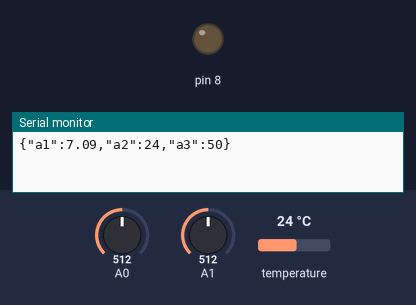
Bench run of a sketch on a simulated Arduino Uno, built with avr-gcc and run on an emulated ATmega328P. Parts: output pins drawn as LEDs (lit = HIGH), the last lines printed to the serial monitor. The test bench sets the inputs (shaded band); at power-on: A0 = 512, A1 = 512, temperature 24 °C.

Above: at 1.2 s.
1.3 s: A0 set to 715
4.4 s: A0 set to 744
At 5.7 s:
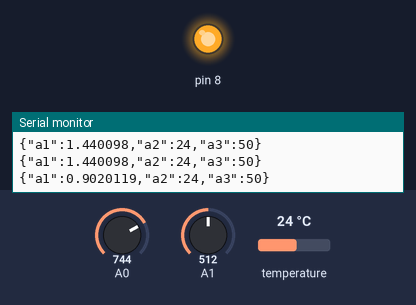
6.8 s: A0 set to 716
At 9.4 s:
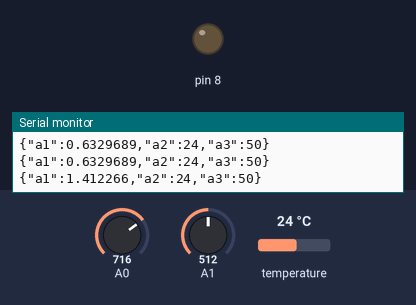
10.0 s: A0 set to 900
At 13.1 s:
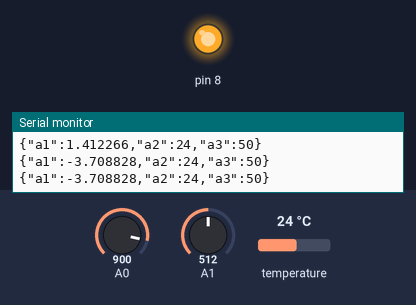
Timing chart, 0 to 14.2 s (numbered marks = the images above; inputs shaded):
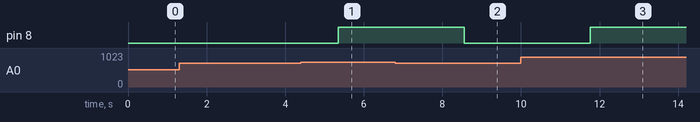

Measured:
- the behaviour switches between 730 and 731 on A0 (found by bisection; images 0 and 1)
- after the input at 4.4 s, pin 8: LOW → HIGH after 0.95 s
- after the input at 6.8 s, pin 8: HIGH → LOW after 1.8 s
- after the input at 10.0 s, pin 8: LOW → HIGH after 1.8 s

The sketch:

Smart_Water_Quality_Monitoring_ARDUINO.ino
```cpp
 //Arduino Code

#include <OneWire.h>
#include <DallasTemperature.h>
#include <ArduinoJson.h>
OneWire oneWire(2);
DallasTemperature temp_sensor(&oneWire);
float calibration_value = 21.34;
int phval = 0;
unsigned long int avgval;
int buffer_arr[10], temp;
void setup()
{
 pinMode(8, OUTPUT);
  Serial.begin(9600);
  temp_sensor.begin();
}
StaticJsonBuffer<1000> jsonBuffer;
JsonObject& root = jsonBuffer.createObject();

void loop() {


  for (int i = 0; i < 10; i++)
  {
    buffer_arr[i] = analogRead(A0);
    delay(30);
  }
  for (int i = 0; i < 9; i++)
  {
    for (int j = i + 1; j < 10; j++)
    {
      if (buffer_arr[i] > buffer_arr[j])
      {
        temp = buffer_arr[i];
        buffer_arr[i] = buffer_arr[j];
        buffer_arr[j] = temp;
      }
    }
  }
  avgval = 0;
  for (int i = 2; i < 8; i++)
    avgval += buffer_arr[i];
  float volt = (float)avgval * 5.0 / 1024 / 6;
  float ph_act = -5.70 * volt + calibration_value;
  temp_sensor.requestTemperatures();
  int moisture_analog=analogRead(A1);
  int moist_act=map(moisture_analog,0,1023,100,0);
  root["a1"] = ph_act;
  root["a2"] = temp_sensor.getTempCByIndex(0);
  root["a3"] = moist_act;
  root.printTo(Serial);
  Serial.println("");
  if(ph_act>1)
 {digitalWrite(8, LOW);}
 else
 {digitalWrite(8, HIGH);}
}
```
